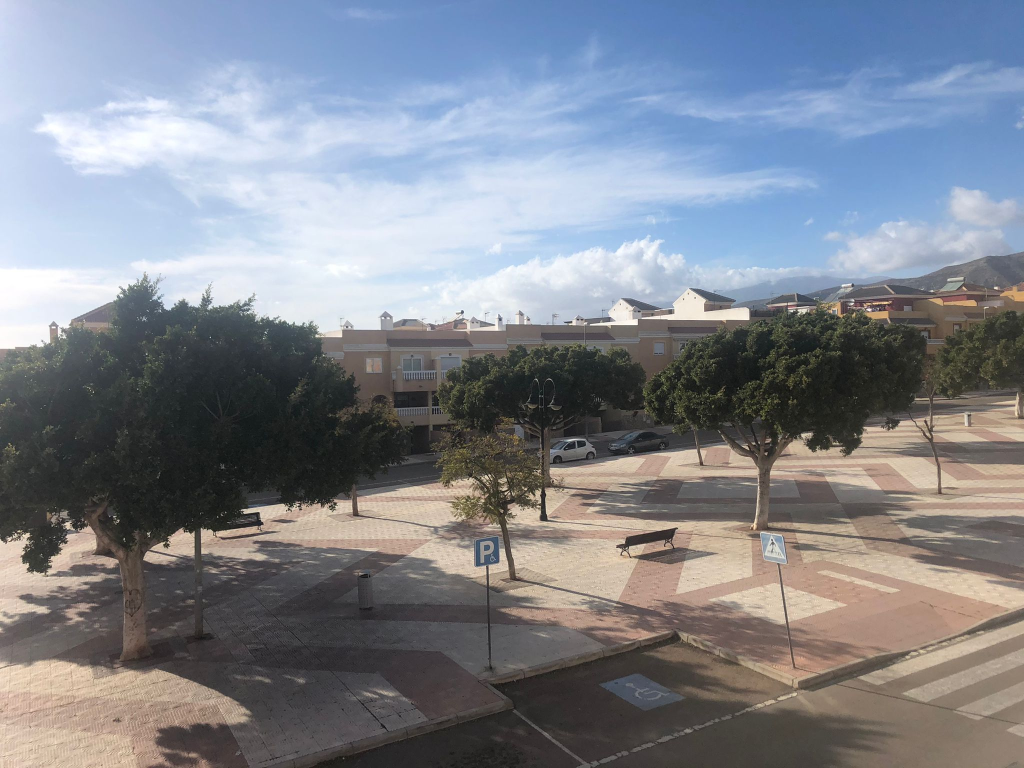
#> input picture P/tmp/img4.jpeg, 2048 x 1536 px (shown at 1/2 size)
$ python p03a.py
#> lines starting #> are read from the running program, lines starting #| are printed output that depends on the picture
import sys
import cv2
import numpy as np

#from google.colab.patches import cv2_imshow
def draw_matches(img1, keypoints1, img2, keypoints2, matches):
  r, c = img1.shape[:2]
  r1, c1 = img2.shape[:2]

  # Create a blank image with the size of the first image + second image
  output_img = np.zeros((max([r, r1]), c+c1, 3), dtype='uint8')
  output_img[:r, :c, :] = np.dstack([img1, img1, img1])
  output_img[:r1, c:c+c1, :] = np.dstack([img2, img2, img2])

  # Go over all of the matching points and extract them
  for match in matches:
    img1_idx = match.queryIdx
    img2_idx = match.trainIdx
    (x1, y1) = keypoints1[img1_idx].pt
    (x2, y2) = keypoints2[img2_idx].pt

    # Draw circles on the keypoints
    cv2.circle(output_img, (int(x1),int(y1)), 4, (0, 255, 255), 1)
    cv2.circle(output_img, (int(x2)+c,int(y2)), 4, (0, 255, 255), 1)

    # Connect the same keypoints
    cv2.line(output_img, (int(x1),int(y1)), (int(x2)+c,int(y2)), (0, 255, 255), 1)

  return output_img

def warpImages(img1, img2, H):

  rows1, cols1 = img1.shape[:2]
  rows2, cols2 = img2.shape[:2]

  list_of_points_1 = np.float32([[0,0], [0, rows1],[cols1, rows1], [cols1, 0]]).reshape(-1, 1, 2)
  temp_points = np.float32([[0,0], [0,rows2], [cols2,rows2], [cols2,0]]).reshape(-1,1,2)

  # When we have established a homography we need to warp perspective
  # Change field of view
  list_of_points_2 = cv2.perspectiveTransform(temp_points, H)

  list_of_points = np.concatenate((list_of_points_1,list_of_points_2), axis=0)

  [x_min, y_min] = np.int32(list_of_points.min(axis=0).ravel() - 0.5)
  [x_max, y_max] = np.int32(list_of_points.max(axis=0).ravel() + 0.5)

  translation_dist = [-x_min,-y_min]

  H_translation = np.array([[1, 0, translation_dist[0]], [0, 1, translation_dist[1]], [0, 0, 1]])

  output_img = cv2.warpPerspective(img2, H_translation.dot(H), (x_max-x_min, y_max-y_min))
  output_img[translation_dist[1]:rows1+translation_dist[1], translation_dist[0]:cols1+translation_dist[0]] = img1

  return output_img


img1 = cv2.imread("tmp/img4.jpeg")
#> img1 is the input picture: shape (1536, 2048, 3); mean B, G, R 142.3, 133.3, 128.8
img2 = cv2.imread("tmp/img5.jpeg")
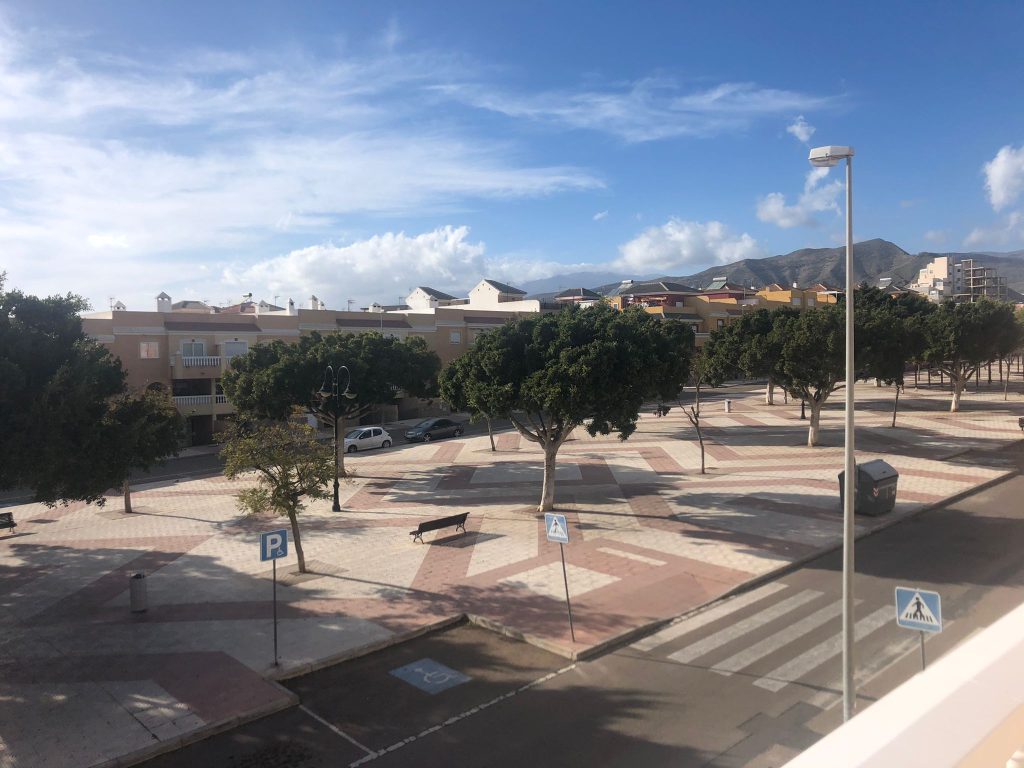
#> input picture P/tmp/img5.jpeg, 2048 x 1536 px (shown at 1/2 size)
#> img2 is the input picture: shape (1536, 2048, 3); mean B, G, R 139.9, 128.4, 122.9

img1_gray = cv2.cvtColor(img1, cv2.COLOR_BGR2GRAY)
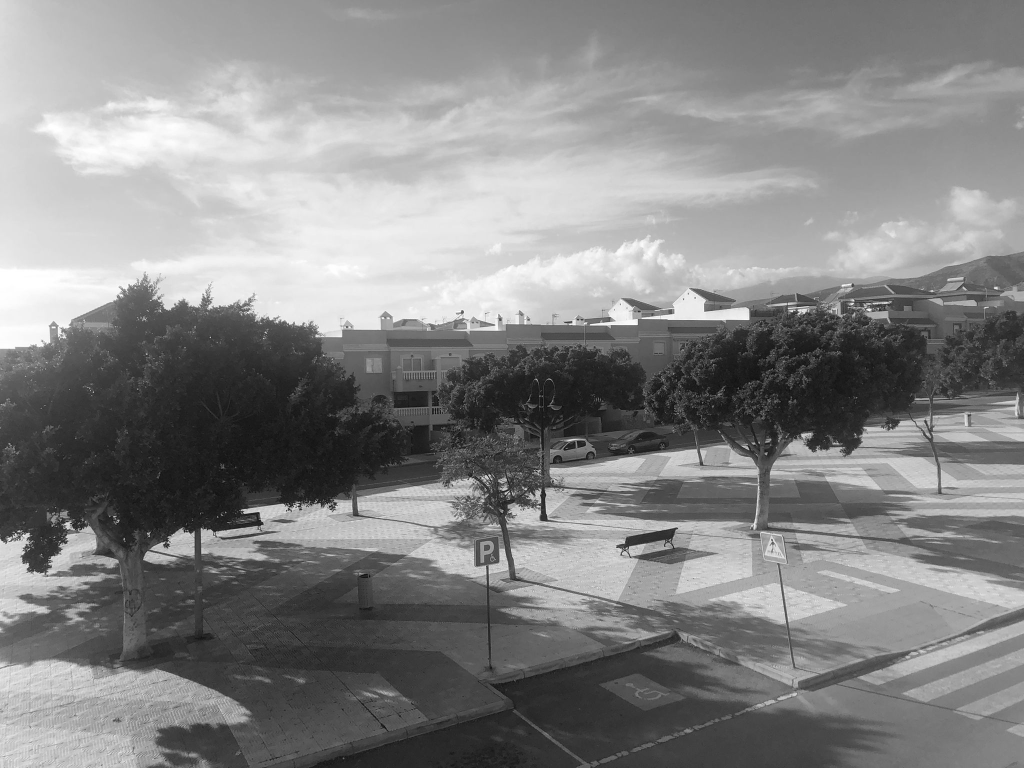
#> img1_gray: shape (1536, 2048) (shown at 1/2 size); min 0, max 255, mean 133
img2_gray = cv2.cvtColor(img2, cv2.COLOR_BGR2GRAY)
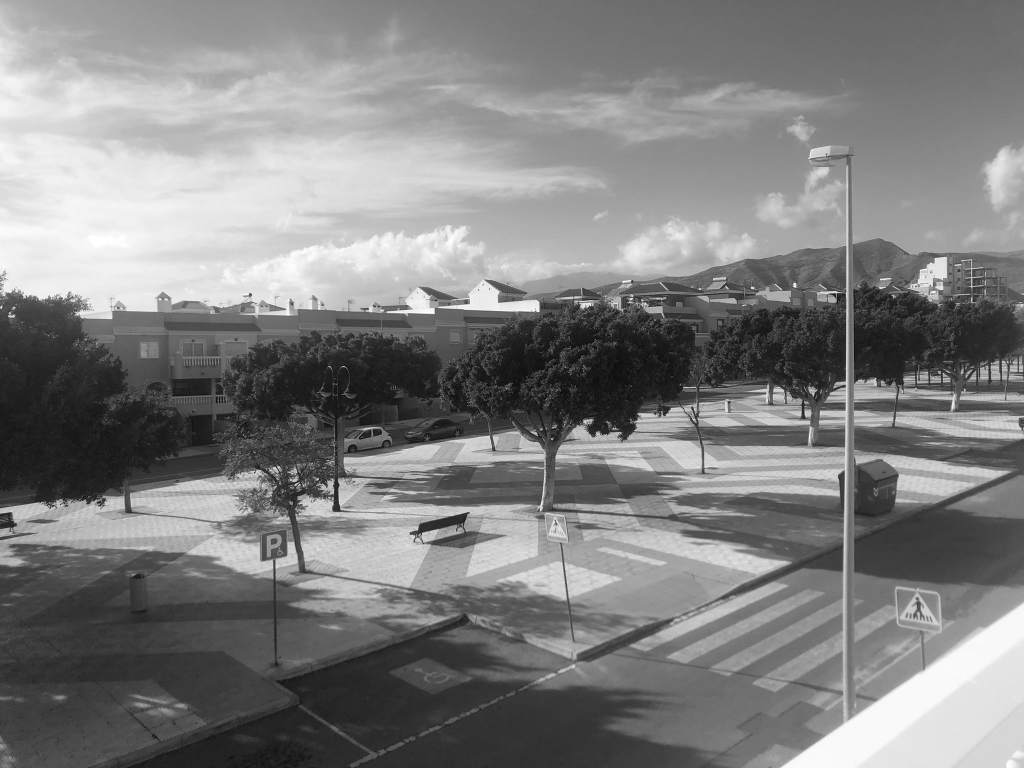
#> img2_gray: shape (1536, 2048) (shown at 1/2 size); min 0, max 255, mean 128

orb = cv2.ORB_create(nfeatures=2000)

# Find the key points and descriptors with ORB
keypoints1, descriptors1 = orb.detectAndCompute(img1, None)
#> keypoints1 = 2000 keypoints; strongest (x, y, size): (589, 1011, 31), (1019, 986, 31), (488, 1025, 31), (142, 1049, 31)
keypoints2, descriptors2 = orb.detectAndCompute(img2, None)
#> keypoints2 = 2000 keypoints; strongest (x, y, size): (1675, 587, 31), (599, 969, 31), (1751, 757, 31), (1945, 552, 31)
# Create a BFMatcher object.
# It will find all of the matching keypoints on two images
bf = cv2.BFMatcher_create(cv2.NORM_HAMMING)

# Find matching points
matches = bf.knnMatch(descriptors1, descriptors2,k=2)
#> matches = 2000 matches
print(keypoints1[0].pt)
#| (999.0, 1050.0)
print(keypoints1[0].size)
#| 31.0
print("Descriptor of the first keypoint: ")
print(descriptors1[0])
#| [ 81 121  59 106  57 141  91 112 236  12 225  12 191 219  48 112 164 161
#|   94  79 201  35  50 125 241 248   2  56  88   3  35  10]

all_matches = []
for m, n in matches:
  all_matches.append(m)
#> after the loop, all_matches = 2000 matches

img3 = draw_matches(img1_gray, keypoints1, img2_gray, keypoints2, all_matches[:30])
#> the loop in draw_matches, `for match in matches:` made 30 passes
#> (img2_idx, x1, y1, x2, y2) on passes 1 to 12: (231, 999, 1050, 577, 1035), (1180, 167, 1056, 580.6, 959), (464, 48, 1094, 206.4, 1010.4), (780, 632, 1003, 159.6, 998.4), (116, 1259, 1093, 845, 1066), (1935, 44, 1072, 1684.1, 888.6), (1580, 521, 1041, 846, 1067.5), (464, 670, 1019, 206.4, 1010.4), (38, 318, 599, 98, 1011), (592, 31, 1067, 554.4, 957.6), (1933, 57, 1067, 1795.2, 999.7), (178, 1096, 1038, 681, 1019)
#> after the loop in draw_matches, `for match in matches:`:
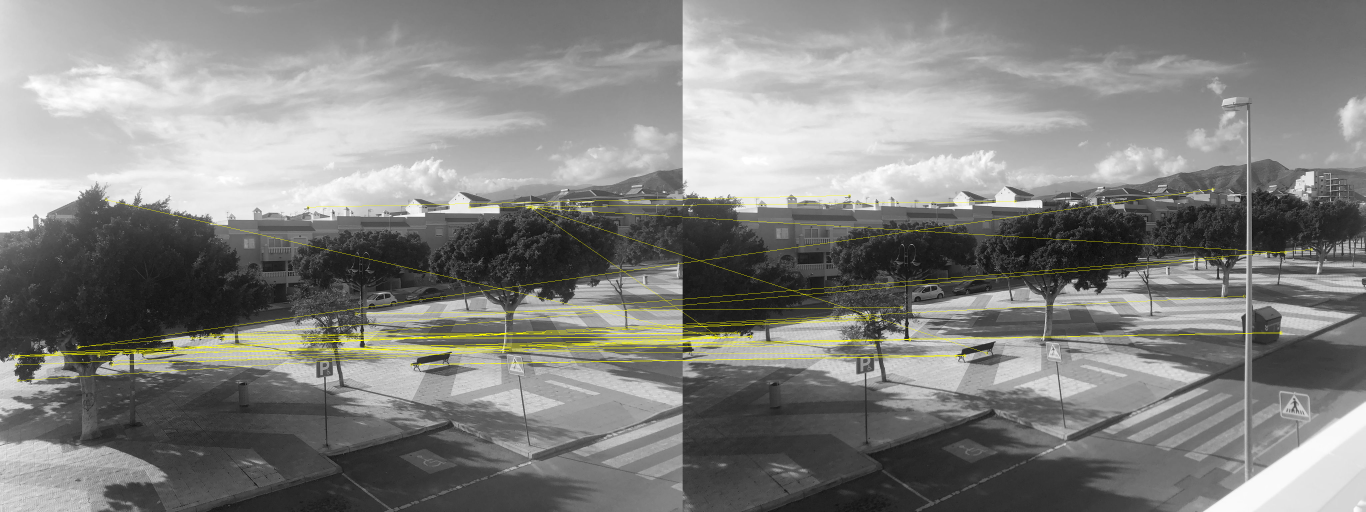
#> output_img: shape (1536, 4096, 3) (shown at 1/3 size); mean of channels 0, 1, 2 129.3, 131.8, 131.8; drawn as B, G, R

good = []
for m, n in matches:
    if m.distance < 0.6 * n.distance:
        good.append(m)
#> after the loop, good = 223 matches

cv2.drawKeypoints(img1, [keypoints1[m.queryIdx] for m in good], None, (255, 0, 255))

MIN_MATCH_COUNT = 5

if len(good) > MIN_MATCH_COUNT:
    # Convert keypoints to an argument for findHomography
    src_pts = np.float32([ keypoints1[m.queryIdx].pt for m in good]).reshape(-1,1,2)
#> src_pts = 223 rows, first 8: [1259, 1093], [1234, 1094], [1409, 622], [1017, 982], [659, 1012], [1354, 1056], [1244, 1107], [1242, 1097]
    dst_pts = np.float32([ keypoints2[m.trainIdx].pt for m in good]).reshape(-1,1,2)
#> dst_pts = 223 rows, first 8: [845, 1066], [820, 1068], [997, 604], [597.6, 964.8], [194.4, 1005.6], [938, 1025], [831, 1081], [828, 1071]

    # Establish a homography
    M, _ = cv2.findHomography(src_pts, dst_pts, cv2.RANSAC,5.0)
#> M = [[1.48, 0.0156, -765.7], [0.17, 1.34, -267.7], [0.000219, 4.6e-05, 1]]

    result = warpImages(img2, img1, M)
#> in warpImages, `list_of_points_2 = cv2.perspectiveTransform(temp_points, H)`: list_of_points_2 = [[-765.7, -267.7], [-692.8, 1676.5], [1512.4, 1409.5], [1569.7, 54.95]]
#> in warpImages, `list_of_points = np.concatenate((list_of_points_1,list_of_points_2), a..`: list_of_points = [[0, 0], [0, 1536], [2048, 1536], [2048, 0], [-765.7, -267.7], [-692.8, 1676.5], [1512.4, 1409.5], [1569.7, 54.95]]
#> in warpImages, `[x_min, y_min] = np.int32(list_of_points.min(axis=0).ravel() - 0.5)`: x_min = -766; y_min = -268
#> in warpImages, `[x_max, y_max] = np.int32(list_of_points.max(axis=0).ravel() + 0.5)`: x_max = 2048; y_max = 1677
#> in warpImages, `translation_dist = [-x_min,-y_min]`: translation_dist = [766, 268]
#> in warpImages, `H_translation = np.array([[1, 0, translation_dist[0]], [0, 1, translat..`: H_translation = [[1, 0, 766], [0, 1, 268], [0, 0, 1]]
#> in warpImages, `output_img = cv2.warpPerspective(img2, H_translation.dot(H), (x_max-x_..`:
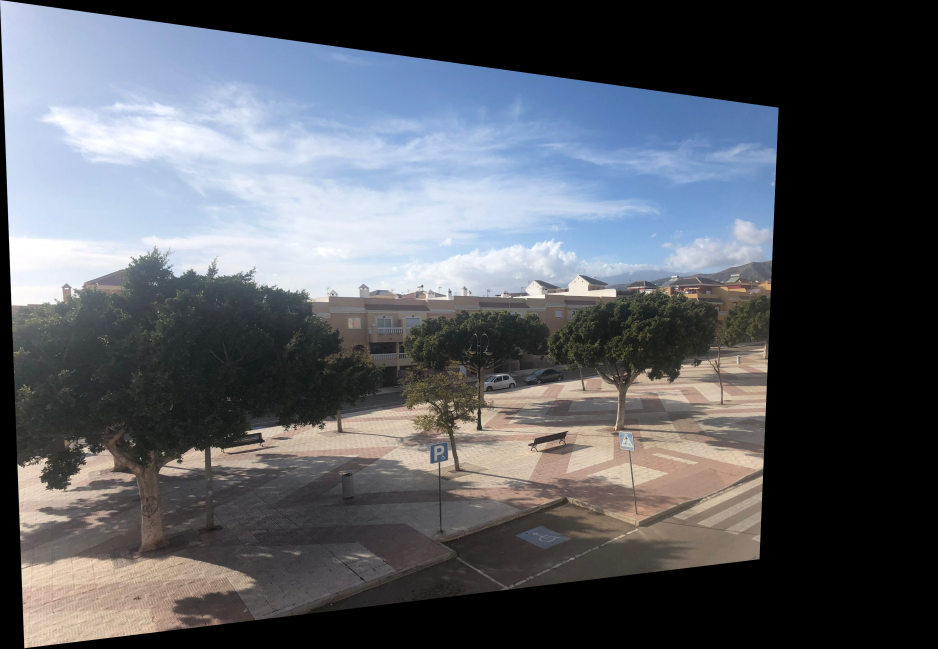
#> output_img: shape (1945, 2814, 3) (shown at 1/3 size); mean B, G, R 100.2, 93.6, 90.2
#> in warpImages, `output_img[translation_dist[1]:rows1+translation_dist[1], translation_..`:
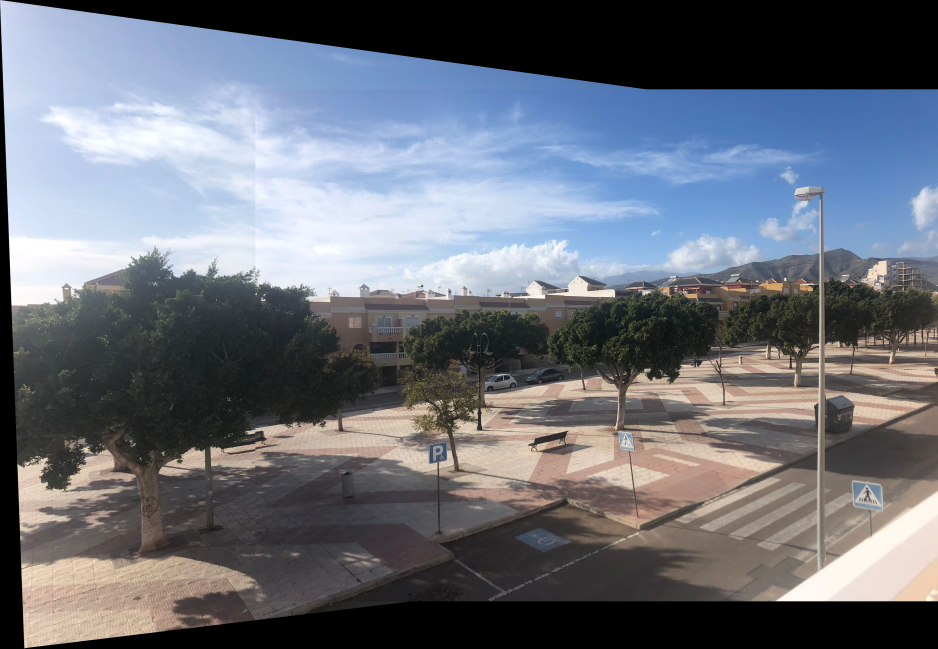
#> output_img: shape (1945, 2814, 3) (shown at 1/3 size); mean B, G, R 121.6, 112.2, 107.7
    cv2.imwrite("resultado00.jpeg", result)
